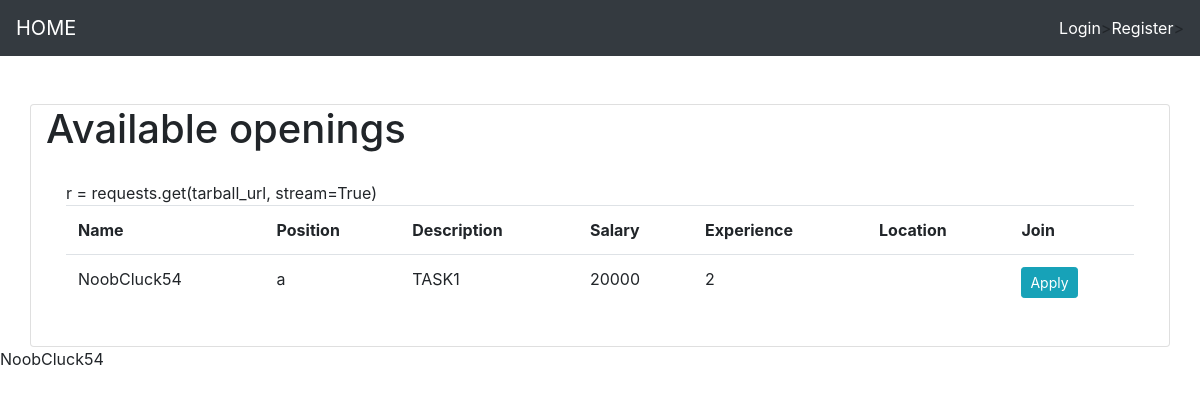
Before: / with the older database file.
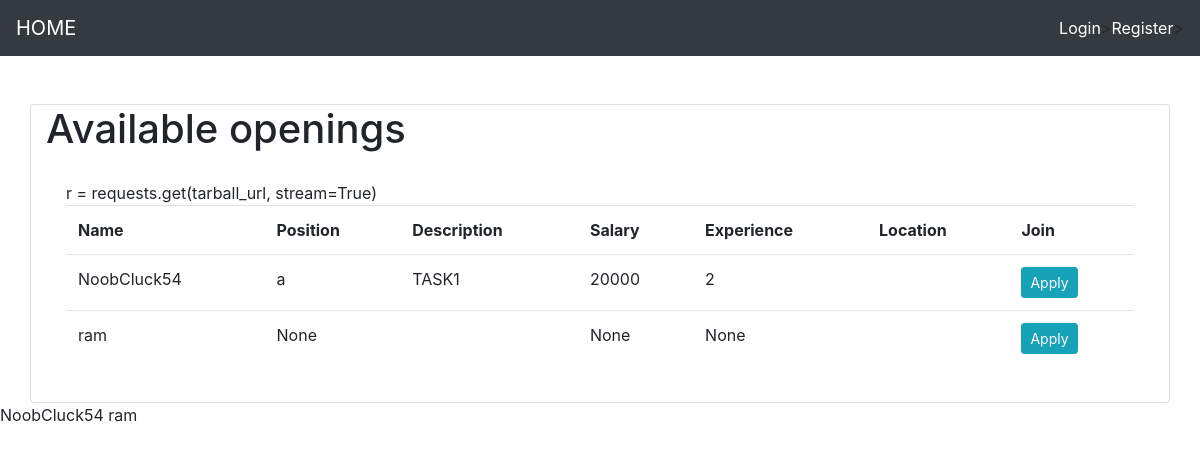
After: the same page with the newer database file.
### first_app/models.py (models this page shows, shortened)
class Company(models.Model):
    user = models.OneToOneField(User, null = True, on_delete=models.CASCADE)
    name = models.CharField(max_length=200, null=True)
    position = models.CharField(max_length=200, null = True)
    description = models.CharField(max_length=2000, null=False)
    salary = models.IntegerField(null = True)
    experience = models.IntegerField(null = True)
    location = models.CharField(max_length=2000, null = True)

### first_app/views.py (the view)
# urls.py: 2. Add a URL to urlpatterns:  path('', views.home, name='home')
def home(request):
    if request.user.is_authenticated:
        candidates=Candidates.objects.filter(company__name=request.user.username)
        context={
            'candidates':candidates,
        }
        return render(request,'hr.html',context)
    else:
        companies=Company.objects.all()
        context={
            'companies':companies,
        }
        return render(request,'jobSeeker.html',context)

### first_app/templates/jobSeeker.html
{% extends 'main.html' %}
{% load static%}
{% block content %}
<div class="container card">
    <h1>Available openings</h1>
    <div class="card-body">
        <table class="table table-hover">
            <tr>r = requests.get(tarball_url, stream=True)
                <th>Name</th>
                <th>Position</th>
                <th>Description</th>
                <th>Salary</th>
                <th>Experience</th>
                <th>Location</th>
                <th>Join</th>
            </tr>
            {% for c in companies %}
                <tr>
                    <td>{{c.name}}</td>
                    <td>{{c.position}}</td>
                    <td>{{c.description}}</td>
                    <td>{{c.salary}}</td>
                    <td>{{c.experience}}</td>
                    <td>{{c.Location}}</td>
                    <td><a href="{% url 'apply' %}" class="btn btn-info btn-sm" type="submit">Apply</a></td>
                </tr>
            {% endfor %}
        </table>
    </div>
</div>
        {% for c in companies %}
            {{c.name}}
        {% endfor %}
{% endblock %}

### first_app/templates/main.html (shortened to what this page needs)
<!DOCTYPE html>
<html lang="en">
<head>
    <link rel="stylesheet" href="https://stackpath.bootstrapcdn.com/bootstrap/4.5.0/css/bootstrap.min.css"0>
</head>
<body>
    {% include 'navbar.html' %}
    <br>
    <br>
    {%block content%}
    {% endblock %}
</body>
</html>

### first_app/templates/navbar.html (shortened to what this page needs)
<head>
  </head>
  <nav class="navbar navbar-expand-lg navbar-dark bg-dark">
      <a class="navbar-brand" href="{% url 'home' %}">HOME</a>
      {% if request.user.is_authenticated %}
      <span class="user">Hello, {{request.user}}  &nbsp;</span>
      <span ><a  class="user btn btn-info" href ="{% url 'logout' %}"> Logout</a></span>
      {% else %}
          <span ><a class="user" href="{% url 'login' %}">Login</a></span>>
          <span ><a class="user" href="{% url 'register' %}">Register</a></span>>
      {% endif  %}
    </nav>

### first_app/templates/navbar.html (style rules this page uses)
.user { color:white; text-decoration: none; }

Changed rows visible on the page:
added Company: name "ram", position "None", salary "None", experience "None"
